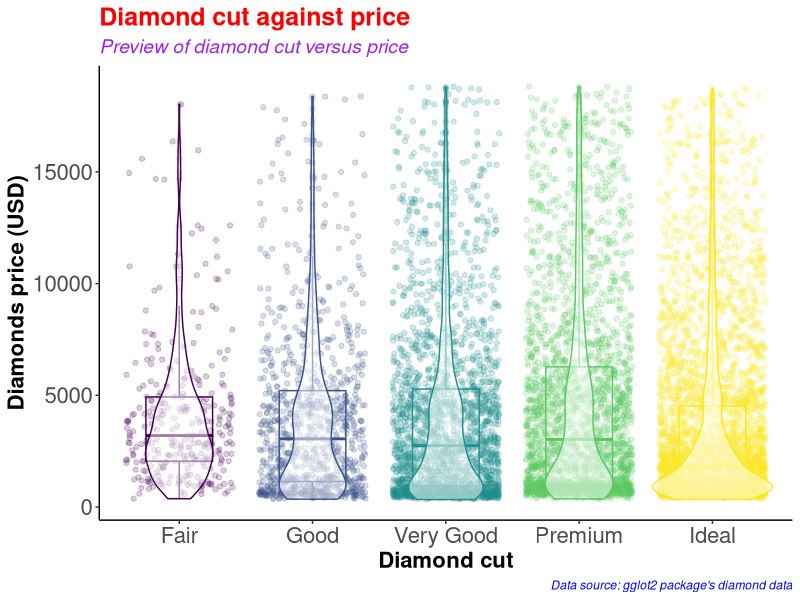
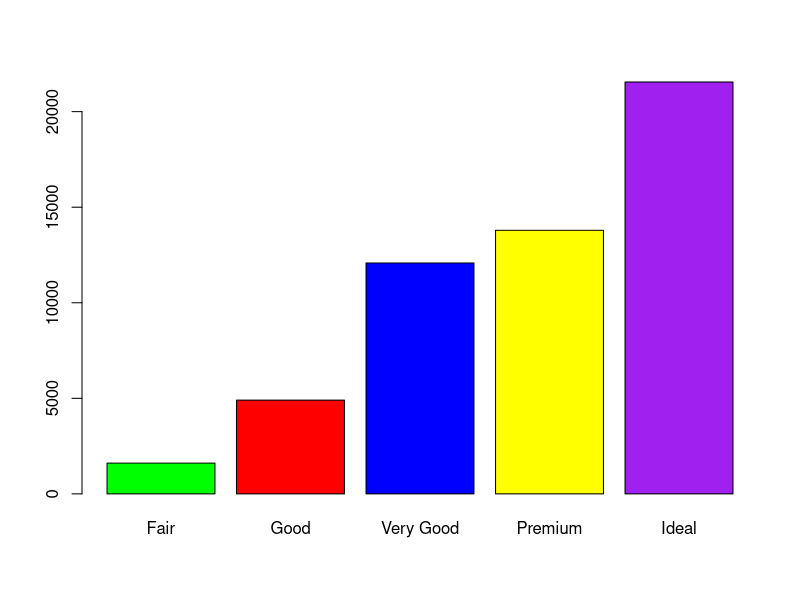
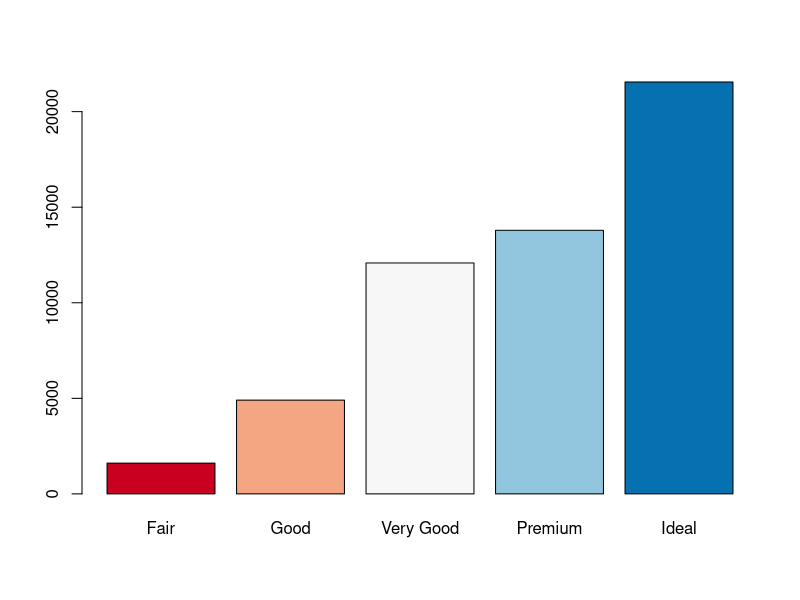
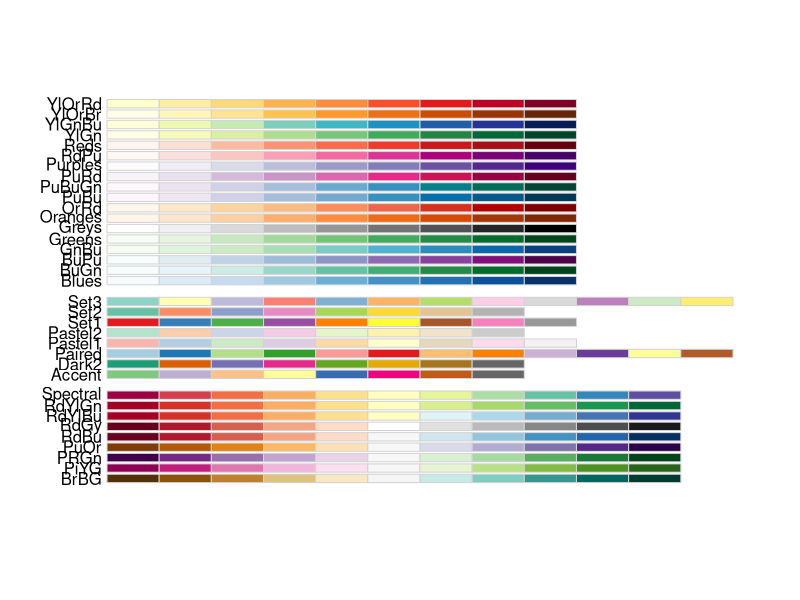
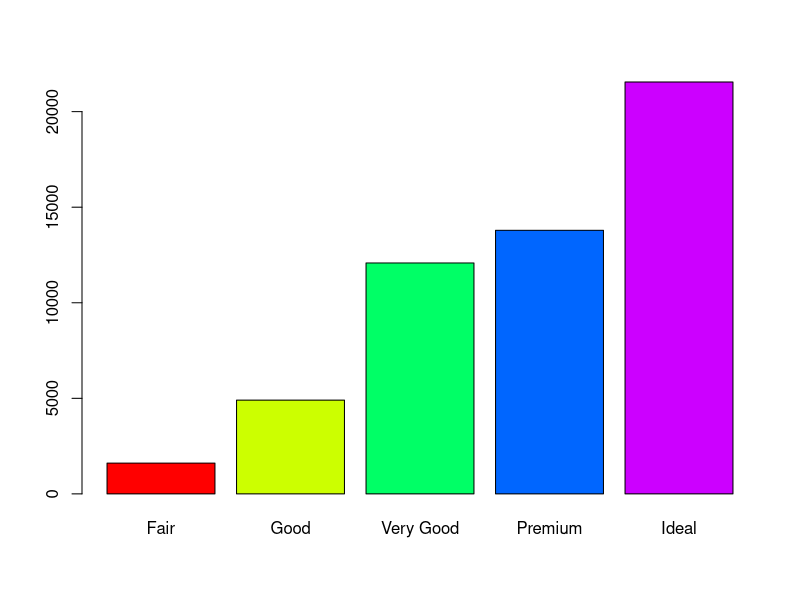
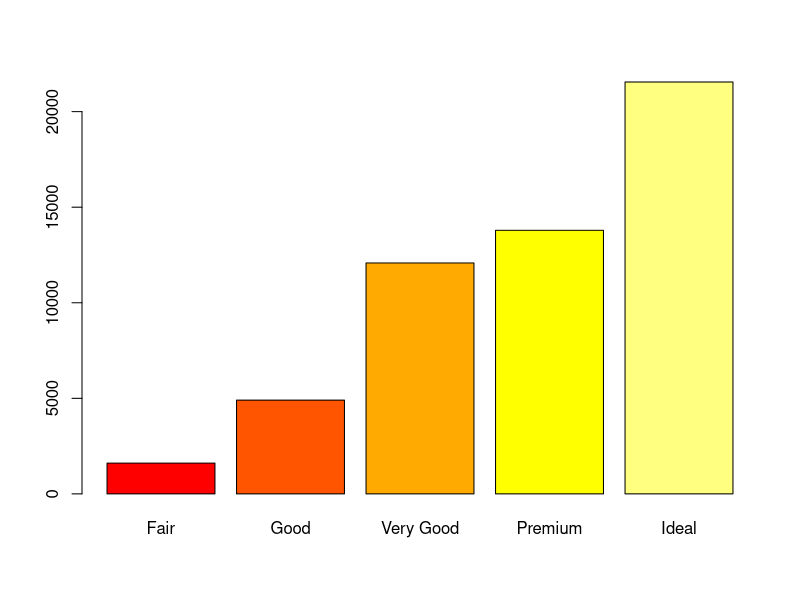
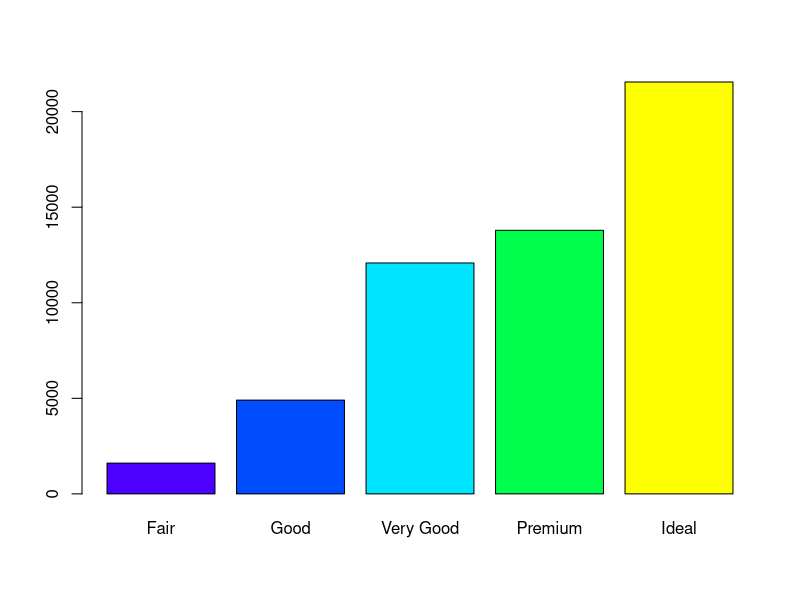
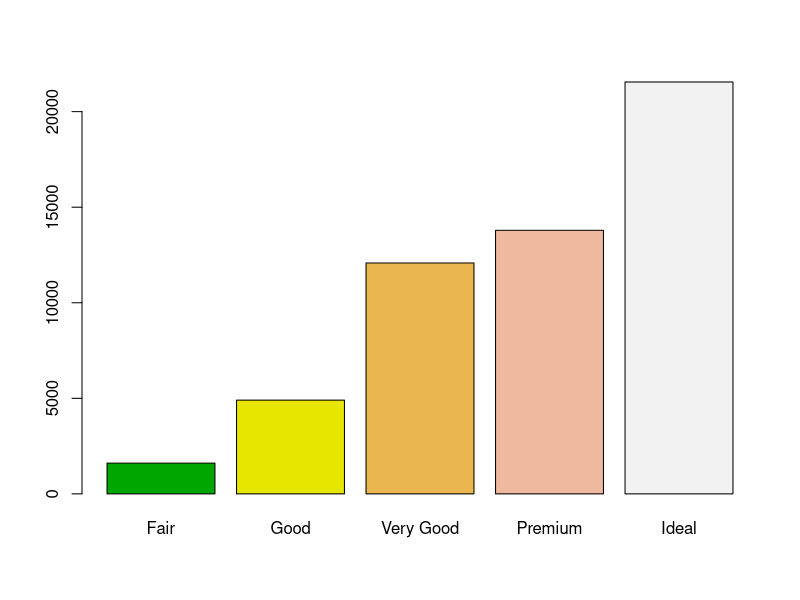

The R source for these figures, in order:
#########################################
# Name: Wyclife Agumba Oluoch           #   
# E-mail: wyclifeoluoch@gmail.com       #
# GitHub: https://github.com/Wycology   #
# Task: Boxplot and violin plots in one #
# Date: 4th Jan 2021                    #
# Last edited: 24th Aug 2021            #
#########################################

# Loading the necessary libraries for the project

base::library(tidyverse) # This is for data wrangling and plotting.
base::library(RColorBrewer) # This is for generating color pallets for the plots.

diamonds_df <- diamonds # Saving the diamonds data-set to a new object in R.

utils::head(diamonds) # Checking the variables in the data-set for subsequent analyses
base::nrow(diamonds) # Checking for the number of rows in the data. 53940 observations
base::ncol(diamonds) # Checking the number of variables in the data-set. 10 variables

diamonds_df %>% # Picking the diamonds data, and then
  dplyr::slice_sample(n = 0.2*(nrow(diamonds))) %>% # Picking a portion of the data-set
  ggplot2::ggplot(ggplot2::aes(x = cut, y = price, color = cut)) + # Adding the mapping variables
  ggplot2::geom_point(position = "jitter", alpha = 0.2) + # Adding jitter and alpha
  ggplot2::geom_boxplot(alpha = 0.1, width = 0.5) + # Modifying dimensions of the boxplot 
  ggplot2::geom_violin(alpha = 0.5) + # Adding violin plot on top of the box and jitter
  ggplot2::theme_classic() + # Adding my preferred theme for publication.
  ggplot2::theme(legend.position = "none") + # Removing the legend; it is on the x-axis
  ggplot2::labs(x = "Diamond cut", # Labels the x-axis.
       y = "Diamonds price (USD)", # Labeling the y-axis
       title = "Diamond cut against price", # Setting tibble of the plot
       subtitle = "Preview of diamond cut versus price", # Descriptive title beneath TITLE
       caption = "Data source: gglot2 package's diamond data") +
  ggplot2::theme(axis.text = ggplot2::element_text(size=16), # Size of labels on tick-marks
        axis.title = ggplot2::element_text(size=16,face="bold")) + # Size of axis labels
  ggplot2::theme(plot.title = ggplot2::element_text(color = 'red', size = 18, face = 'bold'),
        plot.subtitle = ggplot2::element_text(color = 'purple', size = 14, face = 'italic'),
        plot.caption = ggplot2::element_text(color = 'blue', face = 'italic'))

diamonds %>% # Picking the diamonds data, and then
  dplyr::filter(cut == 'Very Good') %>% # Picking the very good cut 
  base::nrow() # counting the number of rows with very good cut

diamonds %>% 
  dplyr::select(cut) %>% 
  base::table() %>% 
  graphics::barplot(col = c('green', 'red', 'blue', 'yellow', 'purple'))

# Instead of specifying the colors, we can simply use the color brewer panel 

diamonds %>% 
  dplyr::select(cut) %>% 
  base::table() %>% 
  graphics::barplot(col = RColorBrewer::brewer.pal(n = 5, name = "RdBu"))
# To display more brewer colors options to use, run the following function:

RColorBrewer::display.brewer.all()

# Can also use rainbow colors

diamonds %>% 
  dplyr::select(cut) %>% 
  base::table() %>% 
  graphics::barplot(col = grDevices::rainbow(5))

# Can also use heat.colors
diamonds %>% 
  dplyr::select(cut) %>% 
  base::table() %>% 
  graphics::barplot(col = grDevices::heat.colors(5))

# Can also use topographic colors

diamonds %>% 
  dplyr::select(cut) %>% 
  base::table() %>% 
  graphics::barplot(col = grDevices::topo.colors(5))

# Can also use terrain colors for the plot
diamonds %>% 
  dplyr::select(cut) %>% 
  base::table() %>% 
  graphics::barplot(col = grDevices::terrain.colors(5))

# Can also use cm.colors
diamonds %>% 
  dplyr::select(cut) %>% 
  base::table() %>% 
  graphics::barplot(col = grDevices::cm.colors(5)) 

# That is awesome. Good for the day.
